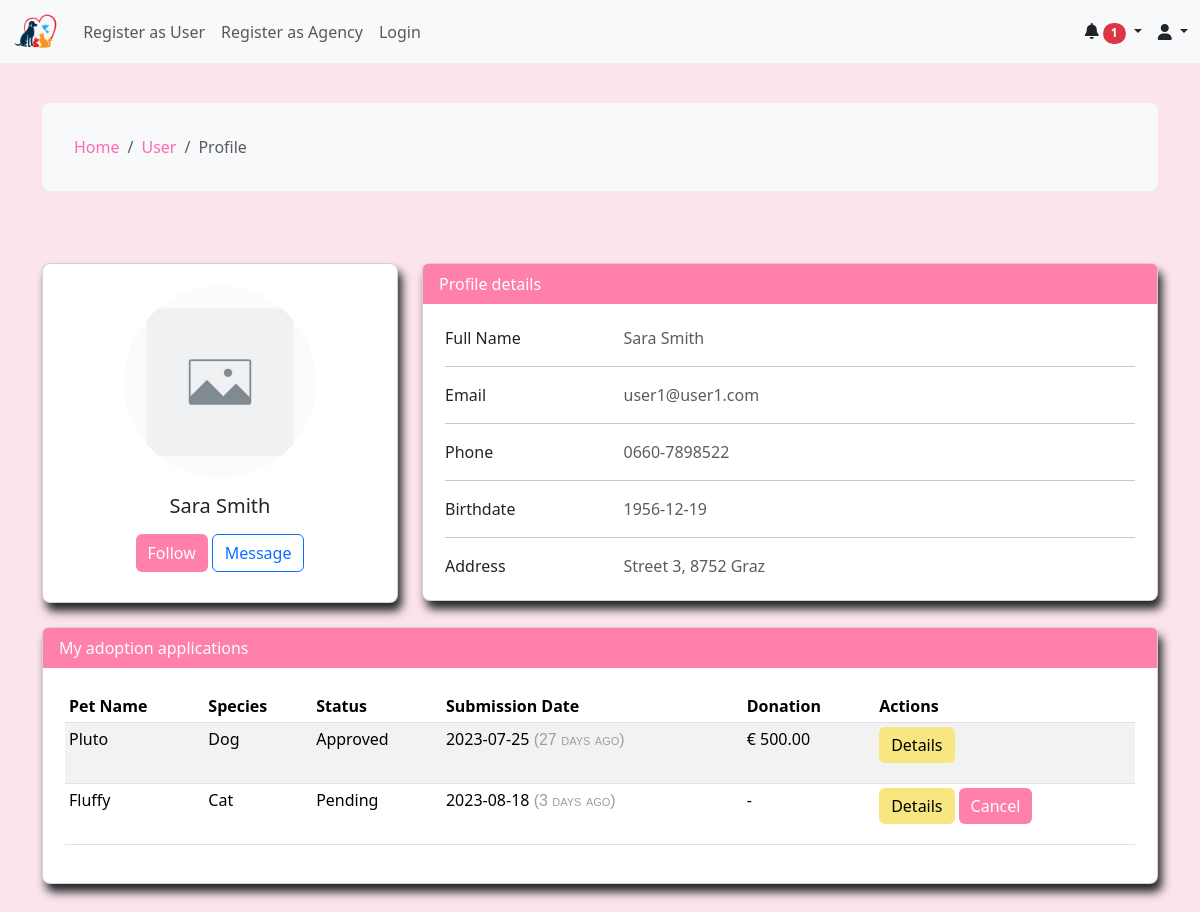
The page /user/profile.php?id=3 on the database its author committed.
### tables this page shows
CREATE TABLE `users` (
  `id` int(11) NOT NULL,
  `role` enum('Adm','User','Agency') DEFAULT NULL,
  `firstName` varchar(50) DEFAULT NULL,
  `lastName` varchar(50) DEFAULT NULL,
  `agency` varchar(50) DEFAULT NULL,
  `address` varchar(100) DEFAULT NULL,
  `state` enum('Wien','Niederösterreich','Oberösterreich','Steiermark','Tirol','Kärnten','Salzburg','Vorarlberg','Burgenland') DEFAULT NULL,
  `image` varchar(255) DEFAULT NULL,
  `birthdate` date DEFAULT NULL,
  `phone` varchar(20) DEFAULT NULL,
  `email` varchar(50) DEFAULT NULL,
  `password` varchar(255) DEFAULT NULL,
  `space` int(11) DEFAULT NULL,
  `experienced` tinyint(1) DEFAULT NULL
);

CREATE TABLE `adoption` (
  `id` int(11) NOT NULL,
  `fk_pet_id` int(11) NOT NULL,
  `fk_adoptee_id` int(11) NOT NULL,
  `adopStatus` enum('Apply','Approved','Declined') DEFAULT 'Apply',
  `submitionDate` date DEFAULT NULL,
  `adoptionDate` date DEFAULT NULL,
  `donation` decimal(5,2) DEFAULT NULL,
  `reason` varchar(512) DEFAULT NULL
);

CREATE TABLE `pet` (
  `id` int(11) NOT NULL,
  `name` varchar(50) NOT NULL,
  `image` varchar(255) DEFAULT NULL,
  `location` varchar(50) DEFAULT NULL,
  `species` enum('Cat','Dog','Bird','Fish') NOT NULL,
  `breed` varchar(50) DEFAULT NULL,
  `age` int(11) DEFAULT NULL,
  `size` enum('Small','Medium','Large') DEFAULT NULL,
  `description` varchar(511) DEFAULT NULL,
  `available` tinyint(1) NOT NULL,
  `vaccinated` tinyint(1) NOT NULL,
  `experienceNeeded` tinyint(1) NOT NULL,
  `minSpace` int(11) NOT NULL,
  `behavior` varchar(255) DEFAULT NULL,
  `fk_users_id` int(11) NOT NULL,
  `pet_day` tinyint(1) DEFAULT 0
);

### utils/crudAdoption.php (called while the page is built, shortened)
<?php
class CRUD_ADOPTION
{
    private $connection;
    public function __construct(string $database = "pet_adoption", string $host = "localhost", string $user = "root", string $password = "")
    {
        $this->connection = mysqli_connect($host, $user, $password, $database);
    }
    public function select(string $table, string $columns = "*", string $condition)
    {
        $sql = "SELECT $columns FROM $table";
        if (!empty($condition)) {
            $sql .= " WHERE $condition";
        }
        $result = mysqli_query($this->connection, $sql);
        $rows = mysqli_fetch_all($result, MYSQLI_ASSOC);
        return $rows;
    }
    public function selectAdoptions(string $condition)
    {
        return $this->select("adoption", "*", $condition);
    }
}

### utils/crudPet.php (called while the page is built, shortened)
<?php
class CRUD_PET
{
    private $connection;
    public function __construct(string $database = "pet_adoption", string $host = "localhost", string $user = "root", string $password = "")
    {
        $this->connection = mysqli_connect($host, $user, $password, $database);
    }
    public function select(string $table, string $columns = "*", string $condition = "")
    {
        $sql = "SELECT $columns FROM $table";
        if (!empty($condition)) {
            $sql .= " WHERE $condition";
        }
        $result = mysqli_query($this->connection, $sql);
        $rows = mysqli_fetch_all($result, MYSQLI_ASSOC);
        return $rows;
    }
    public function selectPets(string $condition)
    {
        return $this->select("pet", "*", $condition);
    }
}

### utils/crudUser.php (called while the page is built, shortened)
<?php
class CRUD_USER
{
    private $connection;
    public function __construct(string $database = "pet_adoption", string $host = "localhost", string $user = "root", string $password = "")
    {
        $this->connection = mysqli_connect($host, $user, $password, $database);
    }
    public function select(string $table, string $columns = "*", string $condition = "")
    {
        $sql = "SELECT $columns FROM $table";
        if (!empty($condition)) {
            $sql .= " WHERE $condition";
        }
        $result = mysqli_query($this->connection, $sql);
        $rows = mysqli_fetch_all($result, MYSQLI_ASSOC);
        return $rows;
    }
    public function selectUsers(string $condition)
    {
        return $this->select("users", "*", $condition);
    }
}

### user/profile.php (the view, shortened to what this page needs)
<?php
require_once "../utils/crudUser.php";
require_once "../utils/crudAdoption.php";
require_once "../components/usertable.php";
require_once "../utils/crudPet.php";
require_once "../components/breadcrumb.php";
$id = $_GET["id"];
$crud = new CRUD_USER();
$result = $crud->selectUsers("id = $id");
if (!empty($result)) {
    $user = $result[0];
    $imageSrc = "../images/users/{$user['image']}";
    $name = $user['firstName'] . ' ' . $user['lastName'];
    $address = $user['address'];
    $birthdate = $user['birthdate'];
    $phone = $user['phone'];
    $email = $user['email'];
    $crudAdoption = new CRUD_ADOPTION();
    $applications = $crudAdoption->selectAdoptions("fk_adoptee_id = $id");
    $applic = viewAdoptions($applications);
}
?>
<!DOCTYPE html>
<html lang="en">
<head>
    <?php include '../components/head.php'; ?>
    <link rel="stylesheet" href="../css/main.css">
</head>
<body>
    <?php include '../components/navbar.php'; ?>
    <section>
        <div class="container py-5">
            <div class="row">
                <div class="col-lg-4">
                    <div class="card mb-4">
                        <div class="card-body text-center">
                            <img src="<?php echo $imageSrc; ?>" alt="avatar" class="rounded-circle img-fluid" id="profile-picture">
                            <h5 class="my-3"><?php echo $name; ?></h5>
                            <div class="d-flex justify-content-center mb-2">
                                <button type="button" class="btn btn-primary">Follow</button>
                                <button type="button" class="btn btn-outline-primary ms-1">Message</button>
                            </div>
                        </div>
                    </div>
                </div>
                <div class="col-lg-8">
                    <div class="card mb-4">
                        <div class="card-header">
                            Profile details
                        </div>
                        <div class="card-body">
                            <div class="row">
                                <div class="col-sm-3">
                                    <p class="mb-0">Full Name</p>
                                </div>
                                <div class="col-sm-9">
                                    <p class="text-muted mb-0"><?php echo $name; ?></p>
                                </div>
                            </div>
                            <hr>
                            <div class="row">
                                <div class="col-sm-3">
                                    <p class="mb-0">Email</p>
                                </div>
                                <div class="col-sm-9">
                                    <p class="text-muted mb-0"><?php echo $email; ?></p>
                                </div>
                            </div>
                            <hr>
                            <div class="row">
                                <div class="col-sm-3">
                                    <p class="mb-0">Phone</p>
                                </div>
                                <div class="col-sm-9">
                                    <p class="text-muted mb-0"><?php echo $phone; ?></p>
                                </div>
                            </div>
                            <hr>
                            <div class="row">
                                <div class="col-sm-3">
                                    <p class="mb-0">Birthdate</p>
                                </div>
                                <div class="col-sm-9">
                                    <p class="text-muted mb-0"><?php echo $birthdate; ?></p>
                                </div>
                            </div>
                            <hr>
                            <div class="row">
                                <div class="col-sm-3">
                                    <p class="mb-0">Address</p>
                                </div>
                                <div class="col-sm-9">
                                    <p class="text-muted mb-0"><?php echo $address; ?></p>
                                </div>
                            </div>
                        </div>
                    </div>
                </div>
            </div>
            <div class="row">
                <div class="col">
                    <div class="card mb-4">
                        <div class="card-header">
                            My adoption applications
                        </div>
                        <div class="card-body">
                            <table class="table table-striped table-hover table-sm">
                                <thead>
                                    <tr>
                                        <th scope="col">Pet Name</th>
                                        <th scope="col">Species</th>
                                        <th scope="col">Status</th>
                                        <th scope="col">Submission Date</th>
                                        <th scope="col">Donation</th>
                                        <th scope="col">Actions</th>
                                    </tr>
                                </thead>
                                <tbody>
                                    <?= $applic ?>
                                </tbody>
                            </table>
                        </div>
                    </div>
                </div>
            </div>
        </div>
    </section>
</body>
</html>

### components/usertable.php (shortened to what this page needs)
<?php
function viewAdoptions($result)
{
    $crudPet = new CRUD_PET();
    $list = "";
    if (!empty($result)) {
        foreach ($result as $adoption) {
            $petId = $adoption["fk_pet_id"];
            $getPet = $crudPet->selectPets("id = $petId");
            $petName = $getPet[0]["name"];
            $petSpecies = $getPet[0]["species"];
            $submission = $adoption['submitionDate'];
            $status = $adoption['adopStatus'];
            $btnattr = "hidden";
            $submitted = $adoption["submitionDate"];
            $today = date("Y-m-d");
            $diff = strtotime($today) - strtotime($submitted);
            $daysAgo = floor($diff / (60 * 60 * 24));
            $daytext = ($daysAgo == 1) ? 'day' : 'days';
            if ($status == 'Apply') {
                $application = 'Pending';
                $btnattr = "";
            } elseif ($status == 'Approved') {
                $application = 'Approved';
            } else {
                $application = 'Rejected';
            }
            $donation = ($adoption['donation']) ? "&euro; " . $adoption['donation'] : "-";
            $list .= <<<HTML
                            <tr>
                                <td> $petName </td>
                                <td> $petSpecies </td>
                                <td> $application </td>
                                <td> $submission <span class="cssFont_1"> ($daysAgo $daytext ago)</span> </td>
                                <td> $donation </td>
                                <td>
                                <p class="d-inline-flex gap-1">
                                    <a href='../adoptions/view.php?id={$adoption["id"]}' class='btn btn-warning'>Details</a>
                                    <a href='cancel.php?id={$petId}' class='btn btn-primary' $btnattr>Cancel</a>
                            HTML;
            $list .= "</p>
                    </td>
                    </tr>";
        }
    } else {
        $list .= "<tr><td colspan='9'>No records found</td></tr>";
    }
    return $list;
}

### css/main.css (style rules this page uses)
body { background-color: #fce4ec; }
a { color: #ff69b4; text-decoration: none; transition: color 0.3s; }
.container { padding-top: 40px; padding-bottom: 40px; }
.img-fluid { border-radius: 20px 20px 0 0; }
.card { margin-bottom: 20px; background-color: #fff; border-radius: 8px; box-shadow: 4px 8px 10px; }
.card img { border-radius: 8px 8px 0 0; width: 100%; height: 400px; object-fit: cover; }
.card-header { background-color: #ff80ab; border-bottom: none; border-top-left-radius: 20px; border-top-right-radius: 20px; color: white; }
.card-body { padding: 22px !important; }
.card h5 { margin-bottom: 10px; }
.btn-primary { background-color: #ff80ab; border: none; }
.btn-warning { background-color: #f8e681; border: none; --mdb-btn-color: black; }
#profile-picture { width: 192px; height: auto; }
.cssFont_1 { font-family: Arial; font-size: 16px; letter-spacing: 0px; word-spacing: 0px; color: #9e9e9e; font-weight: normal; text-decoration: none; font-style: normal; font-variant: small-caps; text-transform: none; }

### rows shown on the page
users: image (placeholder picture), name "Sara Smith", email "user1@user1.com", phone "0660-7898522", birthdate "1956-12-19", address "Street 3, 8752 Graz"
adoption: fk_pet.name "Pluto", fk_pet.species "Dog", adopStatus "Approved", submitionDate "2023-07-25", donation "€ 500.00"
adoption: fk_pet.name "Fluffy", fk_pet.species "Cat", adopStatus "Pending", submitionDate "2023-08-18", donation "-"

### other values the page prints
$breadcrumb['title'] "Home"
$breadcrumb['title'] "User"
$breadcrumb['title'] "Profile"
